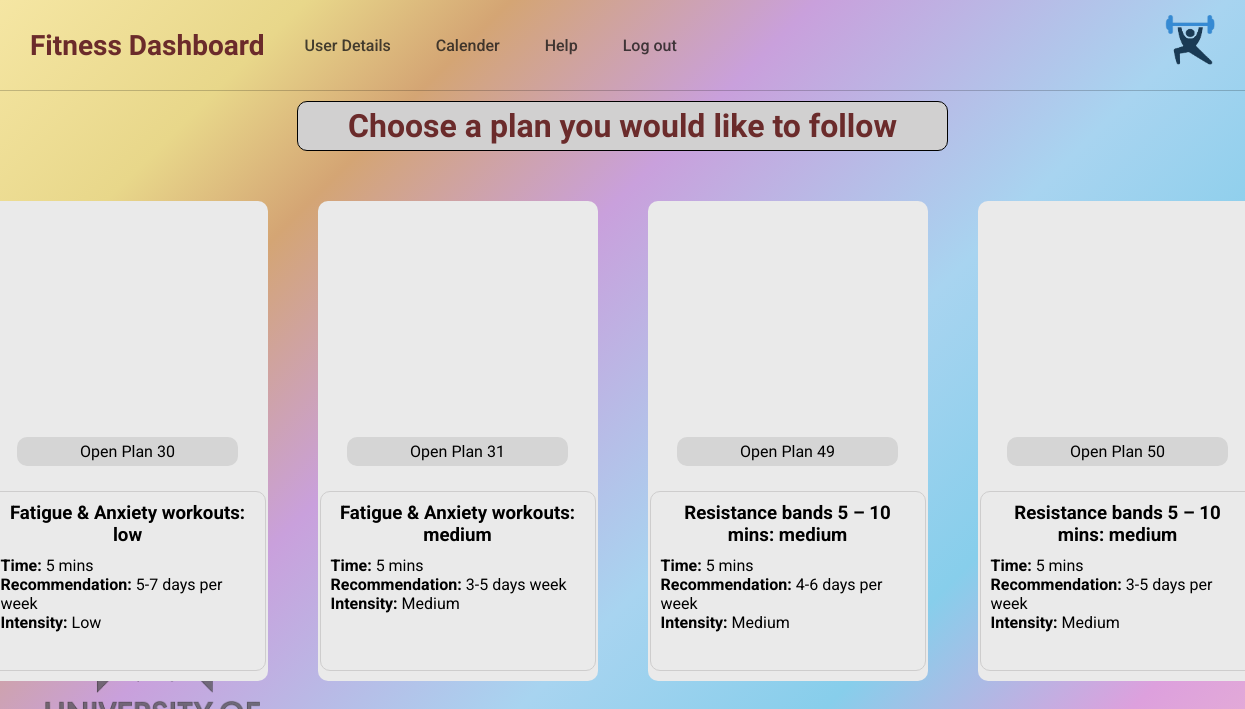
The page /choose-plan/ (signed in) on the database as committed earlier.
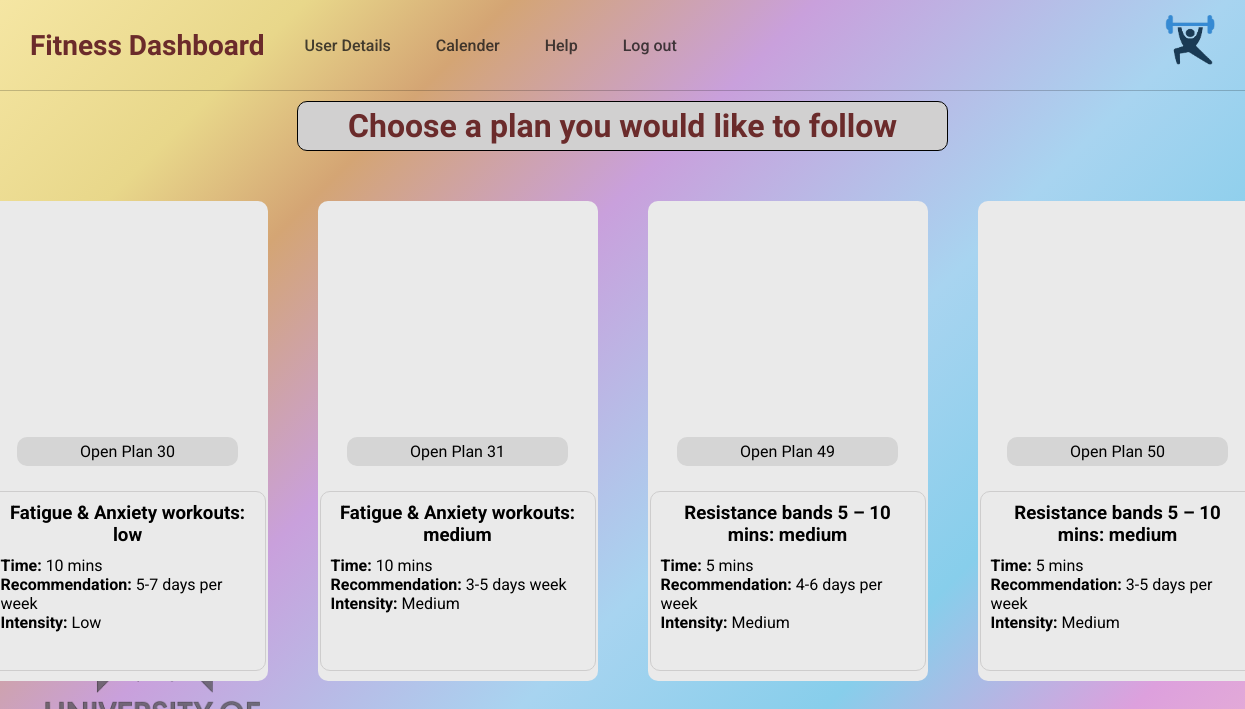
The same page on the database as committed later.
### survey/models.py (models this page shows)
class Plan(models.Model):
    focus = models.CharField(max_length=255)
    recommendation = models.CharField(max_length=255, null=True)
    description = models.TextField()
    time = models.CharField(max_length=255)
    exct_time = models.CharField(max_length=255, default="5 mins")
    discomfort = models.CharField(max_length=255)
    equipment = models.CharField(max_length=255)
    intensity = models.CharField(max_length=255)
    video = models.ForeignKey(Video, on_delete=models.CASCADE)

class Video(models.Model):
    title = models.CharField(max_length=255)
    url = EmbedVideoField()

### survey/views.py (the view)
# urls.py: path('choose-plan/', s.choosePlanView, name='choose-plan'),
@login_required
def choosePlanView(request):
    plans = Plan.objects.filter(planoptions__user=request.user).select_related("video")[:4]
    title = 'Fitness Dashboard'
    return render(request, 'choose-plan.html', context={'plans': plans, 'title': title})

### survey/templates/choose-plan.html (shortened to what this page needs)
{% load embed_video_tags %}
{% load static %}
<!DOCTYPE html>
<html lang="en">
<head>
    <link rel="stylesheet" href="{% static 'css/userDetails.css' %}">
    <link rel="stylesheet" href="{% static 'css/survey.css' %}">
</head>
<body>
    <nav class="navbar">
        <a href="#" class="nav-brand">{{title}}</a>
        <div class="nav-links">
            <div class="nav-item dropdown">
                <a href="{% url 'user-details' %}">User Details</a>
            </div>
            <div class="nav-item dropdown">
                <a href="{% url 'calendar' %}">Calender </a>
            </div>
            <div class="nav-item dropdown">
                <a href="{% url 'help' %}">Help </a>
            </div>
            <div class="nav-item dropdown">
                <a href="{% url 'logout' %}">Log out </a>
            </div>
        </div>
        <div class="nav-icon">
            <img src="{% static 'images/Fitmatch-logo.png' %}" alt="Fit Match Logo" class="fitmatch-logo" viewBox="0 0 64 64" width="50" height="50">
        </div>
    </nav>
    <main class="plan-container">
        <span class="plan-title">Choose a plan you would like to follow</span>
        <div class="plan-options">
            {% for item in plans %}
                <div class="plan">
                    <div class="youtube_video">{% video item.video.url '274x200'%}</div>
                    <span class="plan-number" onclick="showPlanDetailModal('{{item.id}}')">Open Plan {{item.id}}</span>
                    <div class="plan-detail">
                        <h3 style="text-align: center;margin-bottom: 10px;">{{item.video.title}}</h3>
                        <ul style="margin:0;padding:0;list-style: none;list-style-position: inside">
                            <li>
                                <b>Time:</b>
                                <span>{{item.exct_time}}</span>
                            </li>
                            <li>
                                <b>Recommendation:</b>
                                <span>{{item.recommendation}}</span>
                            </li>
                            <li>
                                <b>Intensity:</b>
                                <span>{{item.intensity}}</span>
                            </li>
                        </ul>
                    </div>
                </div>
            {% endfor %}
        </div>
        <div class="university-logo">
        </div>
    </main>
</body>
</html>

### usersdetails/static/css/userDetails.css (style rules this page uses)
* { margin: 0; padding: 0; box-sizing: border-box; }
body { font-family: 'Roboto', sans-serif; height: 100vh; background: linear-gradient(135deg, #f5e6a3 0%, #e8d78a 15% , #d4a574 25%, #c9a0dc 40%, #a8d4f0 60%, #87ceeb 75%, #dda0dd 90%, #e6b0d4 100% ); background-attachment: fixed; position: relative; overflow: hidden; }
.navbar { display: flex; align-items: center; padding: 15px 30px; background: transparent; border-bottom: 1px solid rgba(0, 0, 0, 0.2); }
.nav-brand { font-family: 'Funnel Display', serif; font-size: 28px; color: #6B2B2B; text-decoration: none; margin-right: 40px; font-weight: 700; }
.nav-links { display: flex; gap: 40px; flex-grow: 1; }
.nav-item a { text-decoration: none; color: #181717c9; font-weight: 500; font-size: 16px; display: flex; align-items: center; gap: 5px; }
.nav-icon { margin-left: auto; height: 60px; width: auto; }
.university-logo { position: absolute; bottom: 40px; left: 40px; z-index: -999; }

### survey/static/css/survey.css (style rules this page uses)
.plan { background-color: rgb(234, 234, 234); height: 480px; width: 280px; border-radius: 10px;; padding: 10px 2px; display: flex; flex-direction: column; justify-content: space-between; align-items: center; z-index: revert-layer }
.plan-container { display: flex; gap: 50px; flex-direction: column; align-items: center; justify-content: center; padding: 10px; }
.plan-title { font-family: 'Funnel Display', serif; font-size: 32px; color: #6B2B2B; text-align: center; font-weight: 700; border: 1px solid black; min-width: 100px; padding: 5px 50px; border-radius: 10px; background-color: rgb(209, 208, 208); }
.plan-options { display: flex; flex-direction: row; justify-content: space-around; gap: 50px; overflow: auto; }
.youtube_video { height: 200px; width: 100%; }
.plan-number { font-family: 'Funnel Display', serif; background-color: #d5d5d5; border-radius: 10px; padding: 5px 15px; width: 80%; text-align: center; cursor:pointer; }
.plan-detail { height: 180px; width: 100%; border: 1px solid #cecdcd; border-radius: 10px; padding: 10px; }

Rows that differ between the two databases and show on the page:
changed Plan "5-7 days per week": exct_time "5 mins" → "10 mins"
changed Plan "3-5 days week": exct_time "5 mins" → "10 mins"
